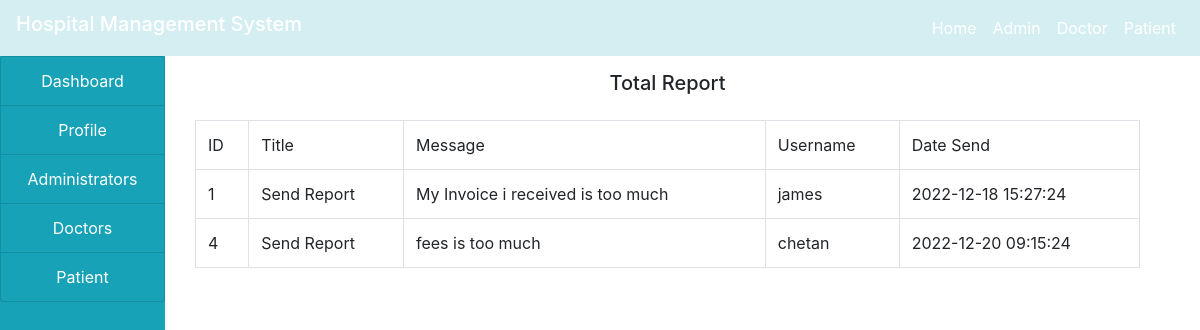
Page /admin/report.php on the committed database.
### tables this page shows
CREATE TABLE `report` (
  `id` int(11) NOT NULL,
  `title` varchar(50) NOT NULL,
  `message` varchar(60) NOT NULL,
  `username` varchar(30) NOT NULL,
  `date_send` varchar(40) NOT NULL
);

### admin/report.php (the view, shortened to what this page needs)
<!DOCTYPE html>
<html>
<head>
</head>
<body>
<?php
	include("../project/home.php");
	include("../project/connection.php");
?>
<div class="container-fluid">
		<div class="col-md-12">
			<div class="row">
				<div class="col-md-2" style="margin-left: -30px;">
					<?php
						include("side_navBar.php");
					?>
				</div>
				<div class="col-md-10">
					<h5 class="text-center" style="margin-bottom: 25px; margin-top: 15px;">Total Report</h5>
					<?php
						$query = "SELECT * from report";
						$res = mysqli_query($connect,$query);
						$output="";
						$output .="
							<table class='table table-bordered'>
							<tr>
						       <td>ID</td>
						       <td>Title</td>
						       <td>Message</td>
						       <td>Username</td>
						       <td>Date Send</td>
						    </tr>
						";
						while($row = mysqli_fetch_array($res))
						{
							$output .="
								<tr>
									<td>".$row['id']."</td>
									<td>".$row['title']."</td>
									<td>".$row['message']."</td>
									<td>".$row['username']."</td>
									<td>".$row['date_send']."</td>
							";
						}
						$output .= "</tr></table>";
						echo $output;
					?>
				</div>
			</div>
		</div>
	</div>
</body>
</body>
</html>

### rows in the picture
report: id "1", title "Send Report", message "My Invoice i received is too much", username "james", date_send "2022-12-18 15:27:24"
report: id "4", title "Send Report", message "fees is too much", username "chetan", date_send "2022-12-20 09:15:24"
